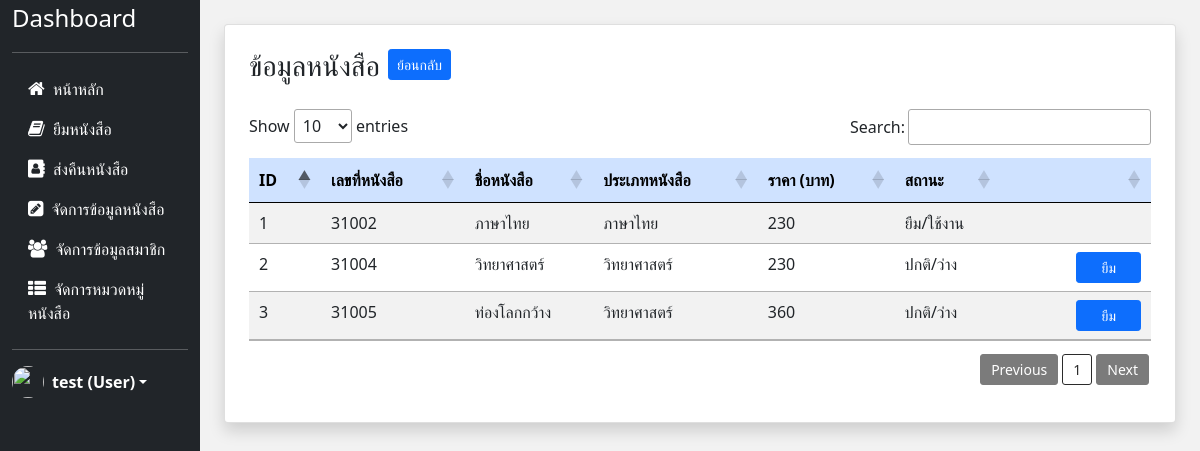
Screenshot of /borrow/selectBooks.php?id=2 (signed in) with the database file from the repository.
### tables this page shows
CREATE TABLE `book` (
  `b_id` int(11) NOT NULL,
  `b_name` varchar(50) NOT NULL,
  `c_id` int(11) NOT NULL,
  `status` varchar(11) NOT NULL DEFAULT 'ปกติ/ว่าง',
  `price` int(11) NOT NULL,
  `book_id` varchar(20) NOT NULL
);

CREATE TABLE `category` (
  `c_id` int(11) NOT NULL,
  `c_name` varchar(50) NOT NULL,
  `c_number` varchar(10) NOT NULL
);

### borrow/selectBooks.php (the view, shortened to what this page needs)
<?php
include("../config/connect.php");
$id = $_GET['id'];
?>
<!doctype html>
<html lang="en">
<head>
    <?php
    include("../layout/header.php");
    ?>
</head>
<body>
    <div class="container-fluid" style="background-color: #f2f2f2;">
        <div class="row">
            <?php
            include("../layout/sidebar.php");
            $result = mysqli_query($conn, "
            SELECT book.b_id, book.book_id, book.b_name, category.c_id, category.c_name, book.price, book.status
            FROM book LEFT JOIN category ON book.c_id = category.c_id
            ORDER BY book.book_id;
            ");
            ?>
            <div class="col-md-10 px-4 my-4">
                <div class="card shadow p-2">
                    <div class="card-body">
                        <h3 class="float-start me-2">ข้อมูลหนังสือ</h3>
                        <a href="./borrowsList.php" class="btn btn-sm btn-primary mb-3">ย้อนกลับ</a>
                        <table class="table table-striped text-nowrap" id="myTable">
                            <thead class="table-primary">
                                <tr>
                                    <th scope="col">ID</th>
                                    <th scope="col">เลขที่หนังสือ</th>
                                    <th scope="col">ชื่อหนังสือ</th>
                                    <th scope="col">ประเภทหนังสือ</th>
                                    <th scope="col">ราคา (บาท)</th>
                                    <th scope="col">สถานะ</th>
                                    <th scope="col"></th>
                                </tr>
                            </thead>
                            <tbody>
                                <?php
                                if (mysqli_num_rows($result) > 0) {
                                    $i = 1;
                                    while ($row = mysqli_fetch_array($result)) {
                                ?>
                                        <tr>
                                            <td><?php echo $i++ ?></td>
                                            <td><?php echo $row["book_id"] ?></td>
                                            <td><?php echo $row["b_name"] ?></td>
                                            <td><?php echo $row["c_name"] ?></td>
                                            <td><?php echo $row["price"] ?></td>
                                            <td><?php echo $row["status"] ?></td>
                                            <td class="col-2 text-end">
                                                <?php
                                                if ($row["status"] == 'ปกติ/ว่าง') { ?>
                                                    <a href="./DB_borrowBook.php?m_id=<?php echo $id; ?>&book_id=<?php echo $row['b_id']; ?>" class="btn btn-sm btn-primary px-4">ยืม</a>
                                                <?php } ?>
                                            </td>
                                        </tr>
                                <?php }
                                } ?>
                            </tbody>
                        </table>
                    </div>
                </div>
            </div>
        </div>
    </div>
</body>
</html>

### rows the page displays
book: book "31002", b_name "ภาษาไทย", c.c_name "ภาษาไทย", price "230", status "ยืม/ใช้งาน"
book: book "31004", b_name "วิทยาศาสตร์", c.c_name "วิทยาศาสตร์", price "230", status "ปกติ/ว่าง"
book: book "31005", b_name "ท่องโลกกว้าง", c.c_name "วิทยาศาสตร์", price "360", status "ปกติ/ว่าง"

### other values shown
$_SESSION["name"] "test"
$_SESSION["status"] "User"
